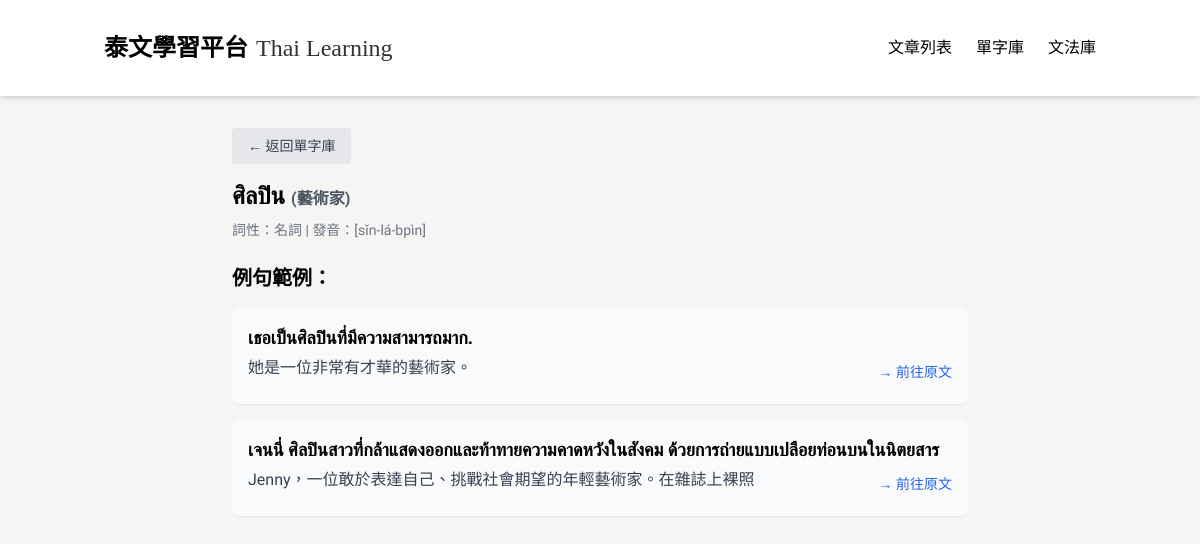
The app's page /word/23, older data.
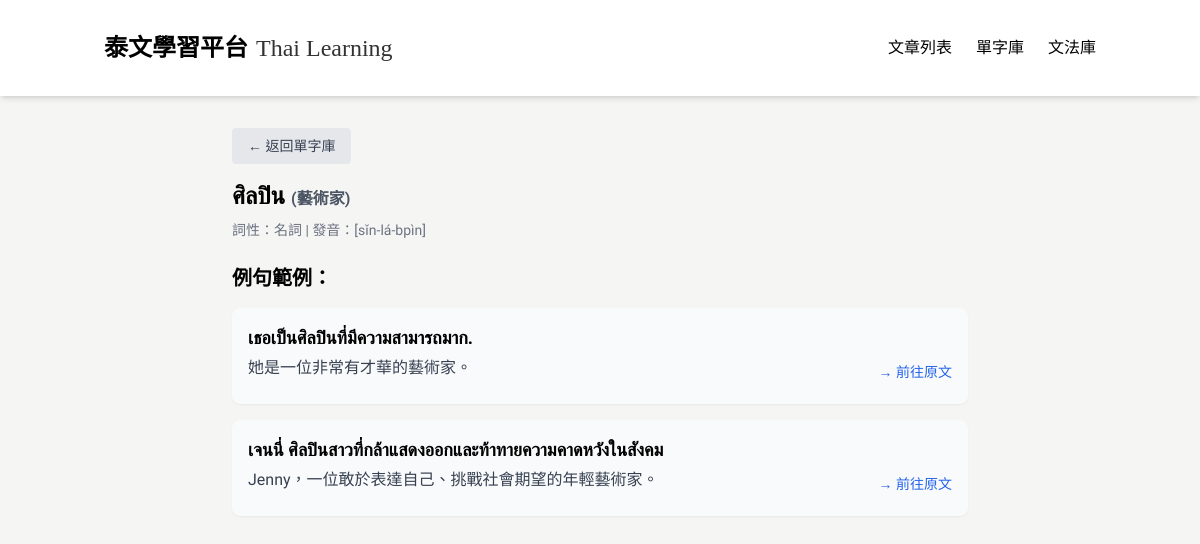
The same page, newer data.
### tables this page shows
CREATE TABLE Word (
            id INTEGER PRIMARY KEY AUTOINCREMENT,
            thai TEXT,
            chinese TEXT,
            type TEXT,
            pronunciation TEXT,
            articleId INTEGER,
            createdAt TEXT,
            updatedAt TEXT
        );

CREATE TABLE WordExample (
    id INTEGER PRIMARY KEY AUTOINCREMENT,
    thai TEXT NOT NULL,
    chinese TEXT NOT NULL,
    wordId INTEGER NOT NULL,
    createdAt TEXT NOT NULL,
    updatedAt TEXT NOT NULL, articleId INTEGER REFERENCES Article(id),
    FOREIGN KEY (wordId) REFERENCES Word(id)
);

### app_sqlite.py (the view)
@app.route('/word/<int:word_id>')
def word_detail(word_id):
    conn = get_db_connection()
    word = conn.execute('SELECT * FROM Word WHERE id = ?', (word_id,)).fetchone()
    articles = conn.execute("""
        SELECT Article.*
        FROM Article
        JOIN WordArticle ON Article.id = WordArticle.articleId
        WHERE WordArticle.wordId = ? AND Article.status = 'published'
        ORDER BY Article.createdAt DESC
    """, (word_id,)).fetchall()
    examples = conn.execute("""
        SELECT * FROM WordExample
        WHERE wordId = ?
        ORDER BY createdAt DESC
    """, (word_id,)).fetchall()
    conn.close()
    return render_template('word_detail.html', word=word, articles=articles, examples=examples)

### app_sqlite.py (called while the page is built)
def get_db_connection():
    base_path = os.path.dirname(os.path.abspath(__file__))
    db_path = os.path.join(base_path, 'data.db')
    conn = sqlite3.connect(db_path)  # SQLite 檔名
    conn.row_factory = sqlite3.Row     # 讓取出的資料像字典一樣操作
    return conn

### templates/word_detail.html (shortened to what this page needs)
<!DOCTYPE html>
<html lang="zh-TW">
<head>
  <script src="https://cdn.tailwindcss.com"></script>
</head>
<body>
  <nav class="bg-white shadow-md sticky top-0 z-50">
    <div class="container mx-auto px-4 py-4">
      <div class="flex justify-between items-center py-4">
        <div class="flex items-center space-x-2">
          <a href="/" class="flex items-end space-x-2">
            <span class="nav-title text-2xl font-bold text-black">泰文學習平台</span>
            <span class="nav-subtitle text-2xl text-black/80 self-end">Thai Learning</span>
          </a>
        </div>
        <div class="hidden md:flex space-x-6">
          <a href="/" class="tab-btn active-tab text-black hover:text-gray-700" data-tab="articles">文章列表</a>
          <a href="/vocabulary" class="text-black hover:text-gray-700">單字庫</a>
          <a href="/grammar" class="text-black hover:text-gray-700">文法庫</a>
        </div>
      </div>
    </div>
  </nav>
<div class="max-w-3xl mx-auto px-4 py-8">
  <div class="mb-4">
    <a href="/vocabulary" class="inline-block px-4 py-2 bg-gray-200 text-gray-700 rounded hover:bg-gray-300 text-sm">
      ← 返回單字庫
    </a>
  </div>
  <h1 class="text-2xl font-bold mb-2">{{ word.thai }} <span class="text-base text-gray-600">({{ word.chinese }})</span></h1>
  <p class="text-sm text-gray-500 mb-6">詞性：{{ word.type }} | 發音：[{{ word.pronunciation }}]</p>
  <h2 class="text-xl font-semibold mb-4">例句範例：</h2>
  <ul class="space-y-4">
    {% for example in examples %}
    <li class="bg-gray-50 p-4 rounded-lg shadow-sm">
      <p class="thai-text text-lg font-semibold mb-1">{{ example.thai }}</p>
      <div class="flex justify-between items-center">
        <p class="text-gray-700 mb-2">{{ example.chinese }}</p>
        {% if example.articleId %}
          <a href="/article/{{ example.articleId }}" class="text-sm text-blue-600 hover:underline ml-4 whitespace-nowrap">→ 前往原文</a>
        {% else %}
          <span class="text-sm text-gray-400 ml-4 whitespace-nowrap">無原文連結</span>
        {% endif %}
      </div>
    </li>
    {% else %}
    <li class="text-gray-400">目前尚無例句</li>
    {% endfor %}
  </ul>
</div>
</body>
</html>

### templates/word_detail.html (style rules this page uses)
:root { --main-color: #FCD34D; --main-color-hover: #FBBF24; --main-color-light: #FFFDEA; --main-color-light-hover: #FEF3C7; --main-color-bg: #ffffff; --main-color-dark: #1F2937; --main-color-darker: #111827; }
body { font-family: 'Noto Sans TC', 'Sarabun', sans-serif; background-color: #F5F5F4; }
.thai-text { font-family: 'Sarabun', sans-serif; }
.nav-title { font-family: 'Jin Xuan', '金萱體', 'Noto Sans TC', sans-serif; font-weight: bold; }
.nav-subtitle { font-family: 'Times New Roman', serif; font-size: 1.5rem; line-height: 2rem; }

Row changes from the older to the newer data that the page shows:
changed WordExample: thai "เจนนี่ ศิลปินสาวที่กล้าแสดงออกและท้าทายความคาดหวังในสังคม ด้วยการถ่ายแบบเปลือยท่อนบนในนิตยสาร" → "เจนนี่ ศิลปินสาวที่กล้าแสดงออกและท้าทายความคาดหวังในสังคม"; chinese "Jenny，一位敢於表達自己、挑戰社會期望的年輕藝術家。在雜誌上裸照" → "Jenny，一位敢於表達自己、挑戰社會期望的年輕藝術家。"
